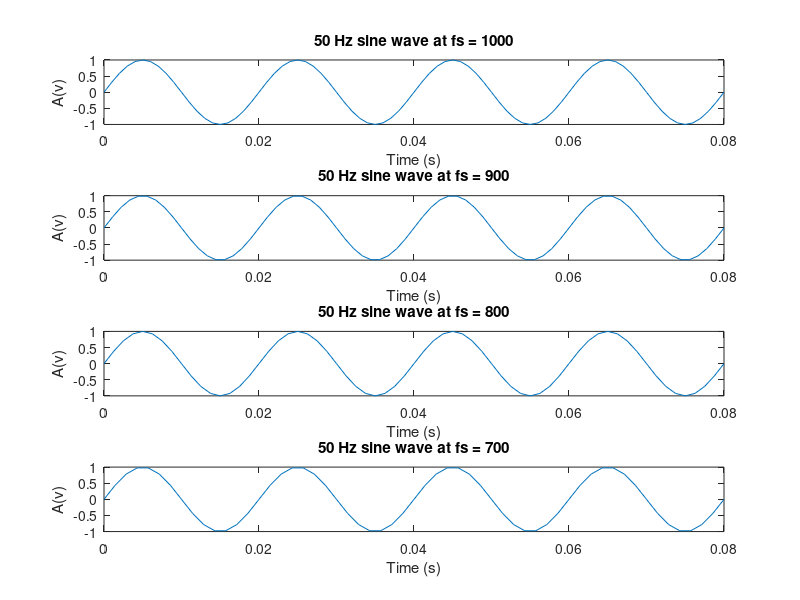
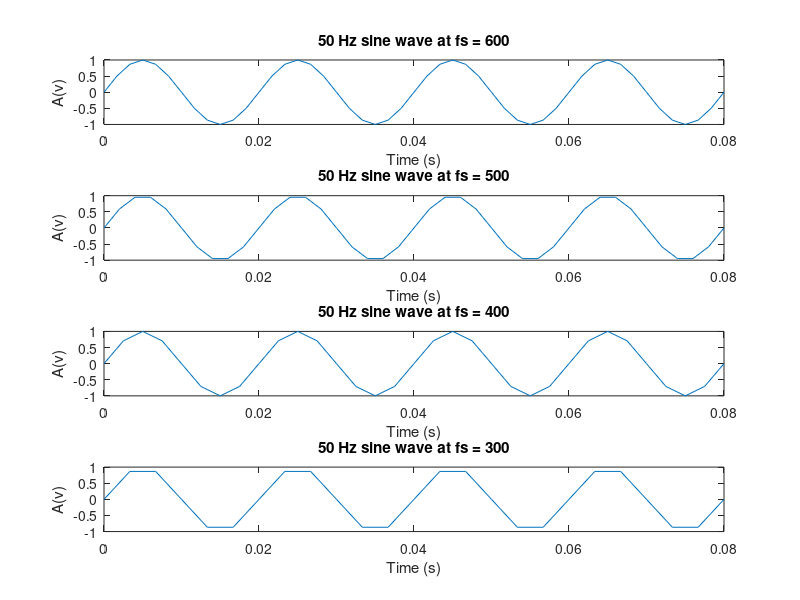
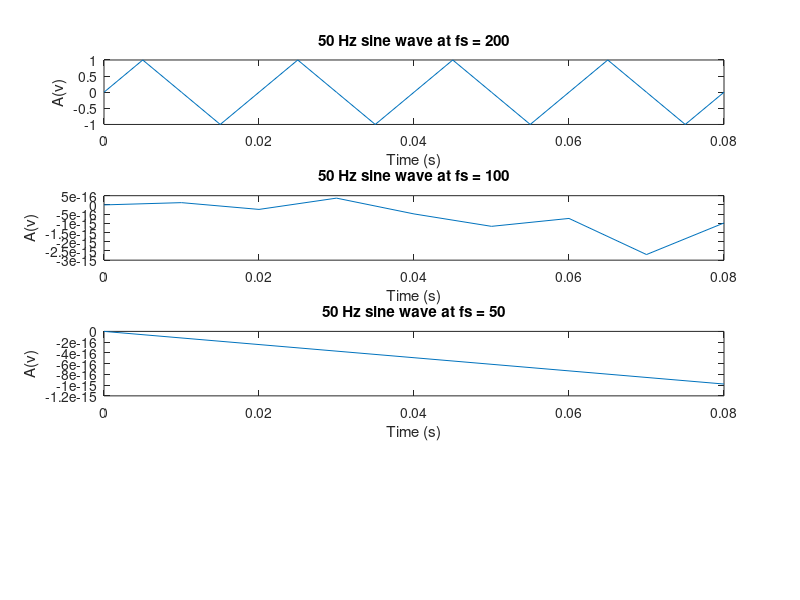
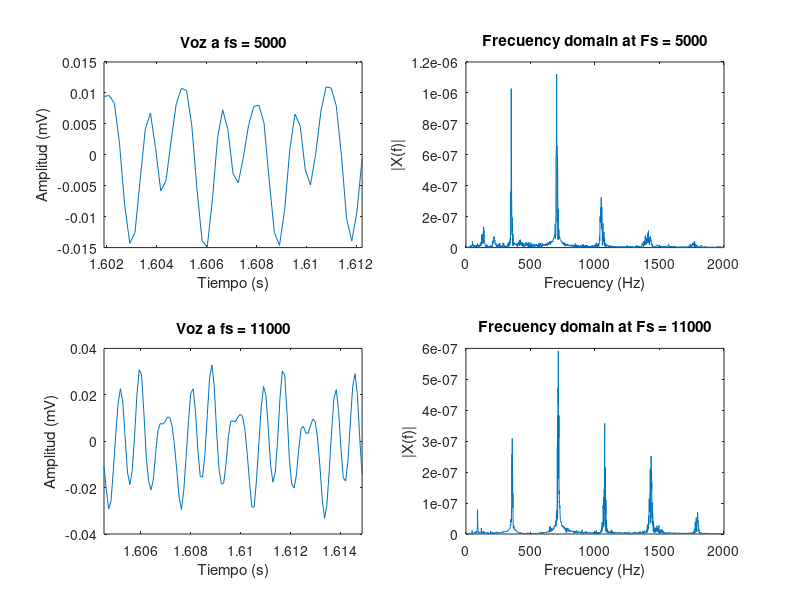

The MATLAB source for these figures, in order:
%% Practice 1 -  Sampling theorem
%% 1. Generate a sine wave at 50Hz using the following sampling frequencies:
VFs = [1000,900,800,700,600,500,400,300,200,100,50];
t = {};
x = {};
for i = 1:length(VFs);
    Fs = VFs(i);
    t{i} = 0:1/Fs:0.08;
    x{i} = sin(2*pi*50*t{i});
    if 1 == mod(i,4), figure, end
    if 0 == mod(i,4)
        subplot(4,1,4)
    else
        subplot(4,1,mod(i,4))
    end
        plot(t{i},x{i})
        title(['50 Hz sine wave at fs = ',num2str(Fs)])
        xlabel('Time (s)')
        ylabel('A(v)')
end
%% 2 Plot a segment of your voice recordings for each sampling frequency:
Rec = {};
load A5000
Rec{1,1} = y;
Rec{1,2} = t;
Rec{1,3} = Fs;
load A11000
Rec{2,1} = y;
Rec{2,2} = t;
Rec{2,3} = Fs;
load A22000
Rec{3,1} = y;
Rec{3,2} = t;
Rec{3,3} = Fs;
load A44100
Rec{4,1} = y;
Rec{4,2} = t;
Rec{4,3} = Fs;
for i = 1:4
    y = Rec{i,1};
    t = Rec{i,2};
    Fs = Rec{i,3};
    y = y(0.7*Fs:1.7*Fs);
    t = t(0.7*Fs:1.7*Fs);
    Y = fft(y)/Fs;
    Ie = floor(length(Y)/2);
    f = (0:Ie-1)*((Fs/2)/(Ie-1));
    % Graficar:
    if mod(i,2) == 1, figure, end
    j = i;
    if i > 2; j = j - 2; end
    subplot(2,2,j*2-1)
        plot(t(0.85*Fs:0.86*Fs),y(0.85*Fs:0.86*Fs))
        xlabel('Tiempo (s)');
        xlim([t(0.85*Fs),t(0.86*Fs)])
        ylabel('Amplitud (mV)');
        title(['Voz a fs = ',num2str(Fs)])
    subplot(2,2,j*2)
        plot(f,abs(Y(1:Ie))/length(Y));
        title(['Frecuency domain at Fs = ',num2str(Fs)])
        xlabel('Frecuency (Hz)')
        xlim([0,2000])
        ylabel('|X(f)|')
end